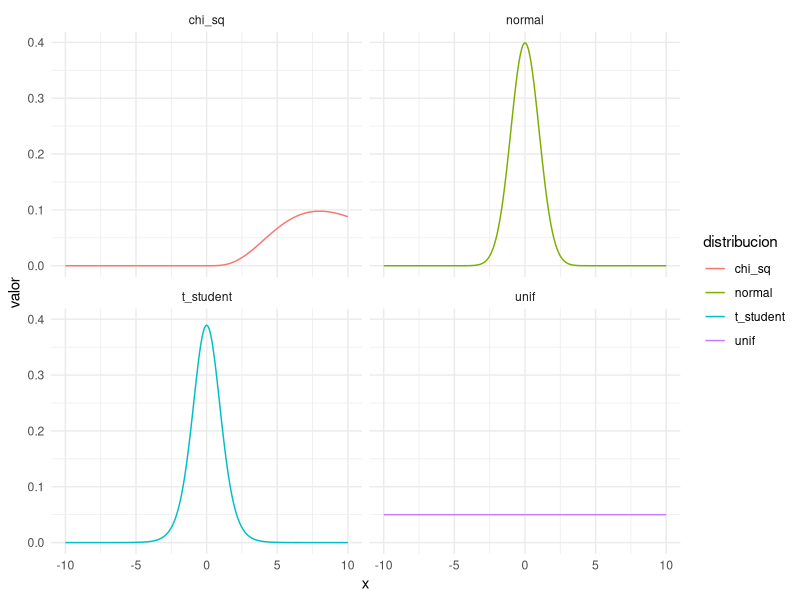
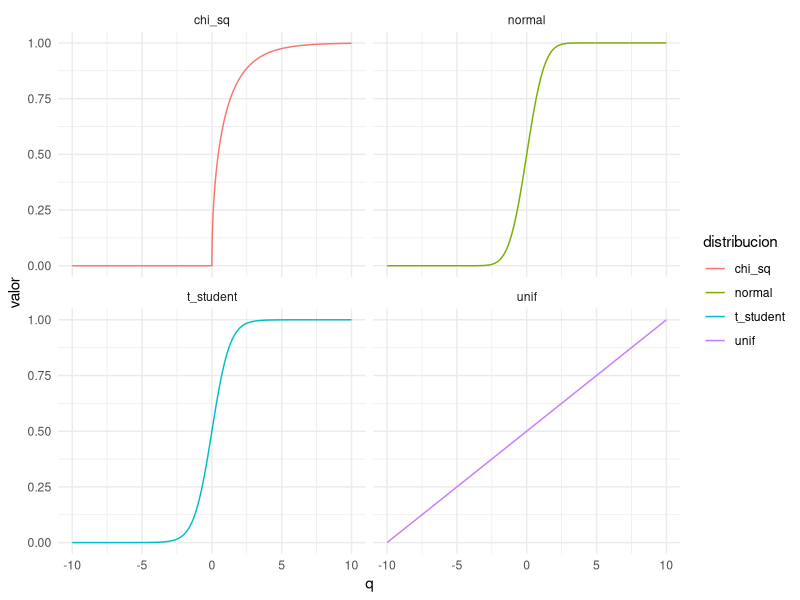
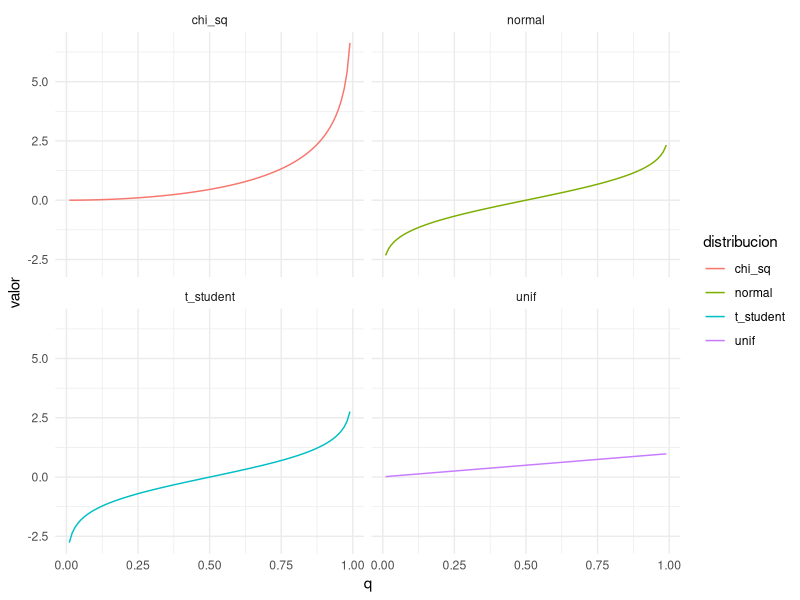
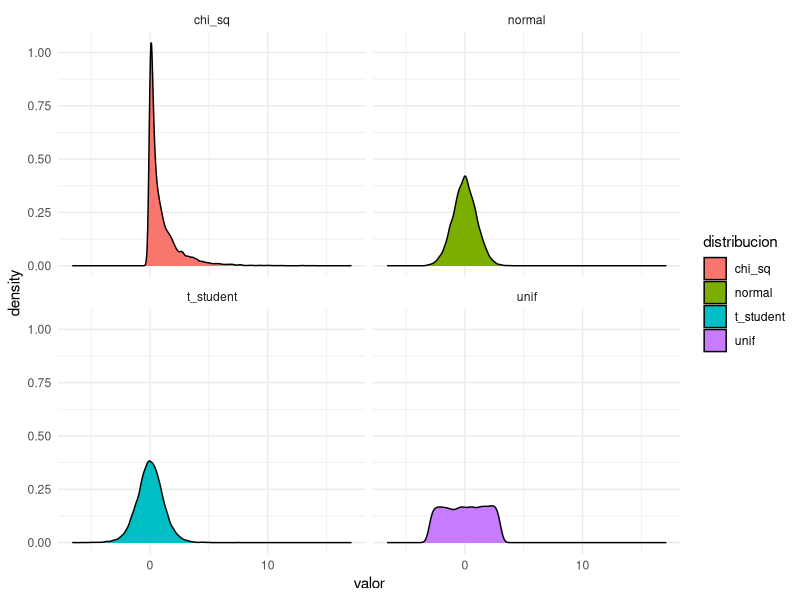
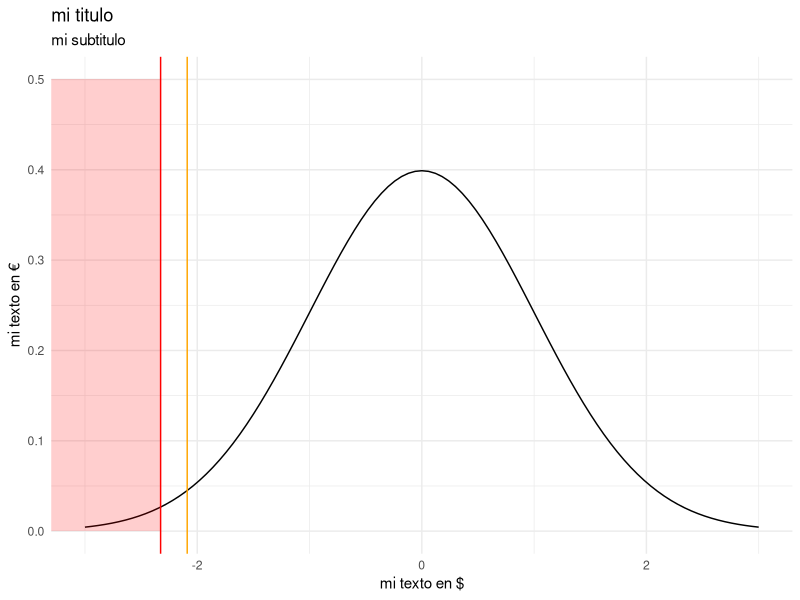
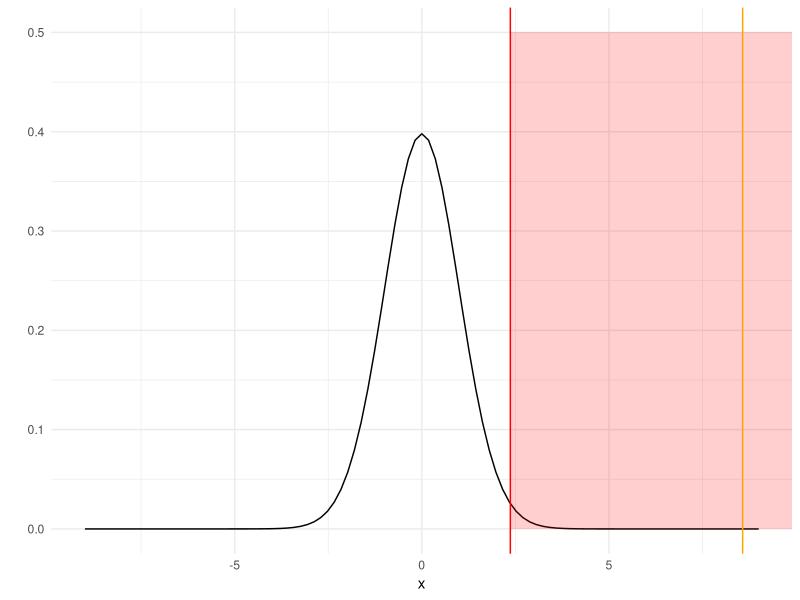
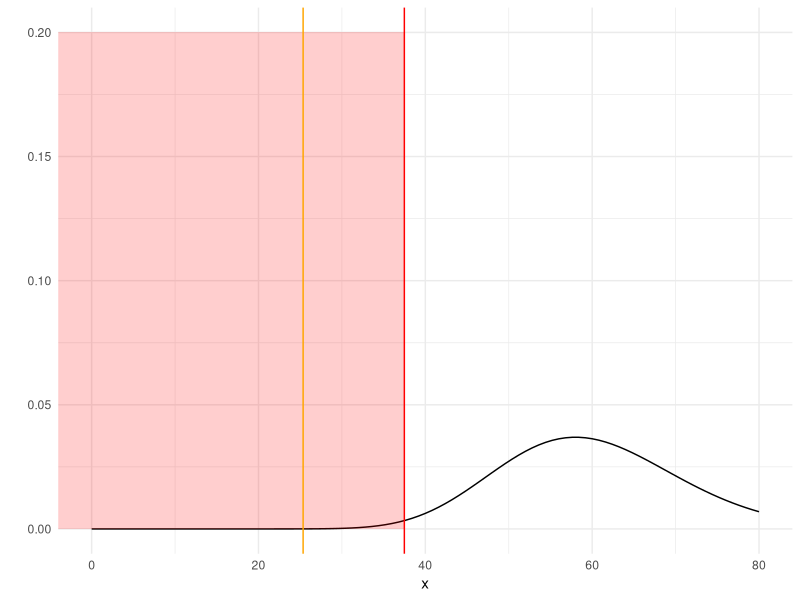
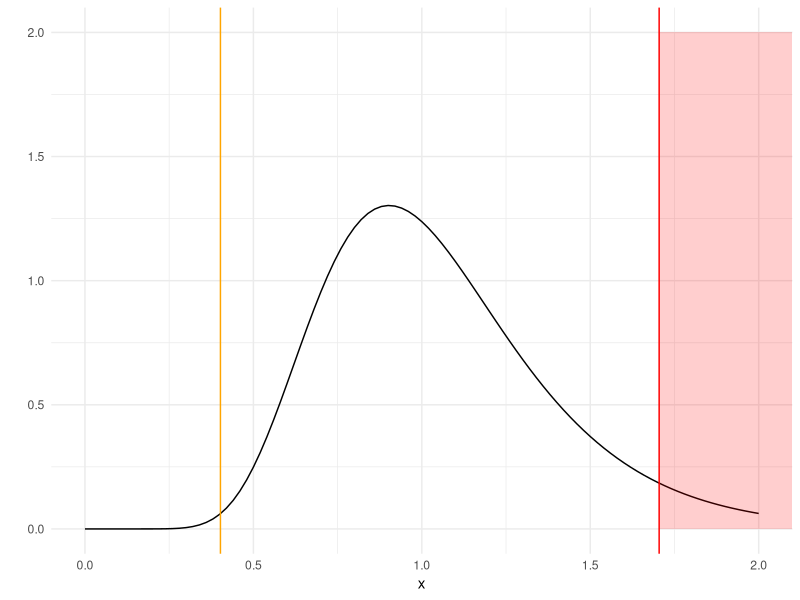

The R script that drew these images, in order:
## ---- chunk 1
# dnorm, dt, dchisq, df funcion de distribución de la normal, t-student, chisquared, f 
# Nos dice la 'altura' en los puntos dados. Para distribuciones continuas no es muy util, pero para discretas si
dnorm(x = c(-100, -1, 0, 1, 100),mean = 0, sd = 1)
dbinom(x = c(0,1,2), size = 2, prob = .5)
## ---- chunk 2
# qnorm, qt, qchisq, qf la funcion quantile de las distribuciones. Recibe como argumento la probabilidad y devuelve el valor del quantil
qnorm(p = c(0,.5,1), mean = 0, sd = 1) # en que valor te acumula 0%, 50% y 100%
## ---- chunk 3
# pnorm, pt, pchisq, pf la funcion inversa a la quantile. cuanta probabilidad te acumula en los valores dados
pnorm(q = c(-Inf, 0, Inf), mean = 0, sd = 1)
## ---- chunk 4
# rnorm, rt, rchisq, rf te devuelve random samples de la distribución en cuestión
rnorm(n = 10, mean = 0, sd = 1)
## ---- chunk 5
library(tidyverse)
  data.frame(x = c(seq(-10, 10, by = .01))) %>% 
    mutate(
      normal = dnorm(x = x, mean = 0, sd = 1),
      t_student = dt(x = x, df = 10),
      chi_sq = dchisq(x = x, df = 10),
      unif = dunif(x = x, min = min(x), max = max(x))
      ) %>% 
    gather(distribucion, valor, normal:unif) %>% 
    ggplot(aes(x = x, y = valor, color = distribucion))+
    geom_line()+
    facet_wrap(~distribucion, ncol = 2)+
    theme_minimal()
## ---- chunk 6
data.frame(q = c(seq(-10, 10, by = .01))) %>% 
    mutate(
      normal = pnorm(q = q, mean = 0, sd = 1),
      t_student = pt(q = q, df = 10),
      chi_sq = pchisq(q = q, df = 1),
      unif = punif(q = q, min = min(q), max = max(q))
    ) %>% 
    gather(distribucion, valor, normal:unif) %>% 
    ggplot(aes(x = q, y = valor, color = distribucion))+
    geom_line()+
    facet_wrap(~distribucion, ncol = 2)+
    theme_minimal()
## ---- chunk 7
data.frame(q = c(seq(0.01, .99, by = .01))) %>% 
    mutate(
      normal = qnorm(p = q, mean = 0, sd = 1),
      t_student = qt(p = q, df = 10),
      chi_sq = qchisq(p = q, df = 1),
      unif = qunif(p = q, min = min(q), max = max(q))
    ) %>% 
    gather(distribucion, valor, normal:unif) %>% 
    ggplot(aes(x = q, y = valor, color = distribucion))+
    geom_line()+
    facet_wrap(~distribucion, ncol = 2)+
    theme_minimal()
## ---- chunk 8
data.frame(
      normal = rnorm(n = 10000, mean = 0, sd = 1),
      t_student = rt(n = 10000, df = 10),
      chi_sq = rchisq(n = 10000, df = 1),
      unif = runif(n = 10000, min = -3, max = 3)
    ) %>% 
    gather(distribucion, valor, normal:unif) %>% 
    ggplot(aes(x = valor, fill = distribucion))+
    geom_density()+
    facet_wrap(~distribucion, ncol = 2)+
    theme_minimal()

## ---- chunk 9
library(tidyverse)

ggplot(data = data.frame(x = c(-3, 3)), aes(x)) +
  stat_function(fun = dnorm, n = 101, args = list(mean = 0, sd = 1)) + 
  theme_minimal() +
  labs(x = "mi texto en $", 
       y = "mi texto en €", 
       title = "mi titulo", 
       subtitle = "mi subtitulo") +
  geom_vline(xintercept = -2.3263, color = "red") +
  geom_rect(aes(xmin=-Inf,xmax=-2.3263,ymin=0,ymax=.5),alpha=0.1,fill="red")+
  geom_vline(xintercept = -2.0894, color = "orange")
## ---- chunk 10
library(tidyverse)
ggplot(data = data.frame(x = c(-9, 9)), aes(x)) +
  stat_function(fun = dt, n = 101, args = list(df = 99)) + 
  ylab("")+
  theme_minimal() +
  geom_vline(xintercept = 2.3646, color = "red")+
  geom_rect(aes(xmin=2.3646,xmax=Inf,ymin=0,ymax=.5),alpha=0.1,fill="red")+
  geom_vline(xintercept = 8.5714, color = "orange")
## ---- chunk 11
library(tidyverse)
ggplot(data = data.frame(x = c(0, 80)), aes(x)) +
  stat_function(fun = dchisq, n = 101, args = list(df = 60)) + 
  ylab("")+
  theme_minimal() +
  geom_vline(xintercept = 37.4849, color = "red")+
  geom_rect(aes(xmin=-Inf,xmax=37.4849,ymin=0,ymax=.2),alpha=0.1,fill="red")+
  geom_vline(xintercept = 25.35, color = "orange")
## ---- chunk 12
library(tidyverse)
ggplot(data = data.frame(x = c(0, 2)), aes(x)) +
  stat_function(fun = df, args = list(df1 = 39, df2 = 39)) + 
  ylab("")+
  theme_minimal() +
  geom_vline(xintercept = 1.704465, color = "red")+
  geom_rect(aes(xmin=1.704465,xmax=Inf,ymin=0,ymax=2),alpha=0.1,fill="red")+
  geom_vline(xintercept = 0.4021739, color = "orange")
